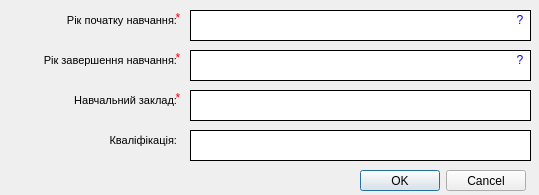
<?xml version="1.0" encoding="UTF-8"?>
<ui version="4.0">
 <class>AddPlaceOfLearning</class>
 <widget class="QMainWindow" name="AddPlaceOfLearning">
  <property name="geometry">
   <rect>
    <x>0</x>
    <y>0</y>
    <width>539</width>
    <height>195</height>
   </rect>
  </property>
  <property name="windowTitle">
   <string>MainWindow</string>
  </property>
  <widget class="QWidget" name="centralwidget">
   <widget class="QTextBrowser" name="textBrowser_6">
    <property name="geometry">
     <rect>
      <x>10</x>
      <y>50</y>
      <width>171</width>
      <height>31</height>
     </rect>
    </property>
    <property name="styleSheet">
     <string notr="true">background-color: rgba(255, 255, 255, 0);
border:none;</string>
    </property>
    <property name="html">
     <string>&lt;!DOCTYPE HTML PUBLIC &quot;-//W3C//DTD HTML 4.0//EN&quot; &quot;http://www.w3.org/TR/REC-html40/strict.dtd&quot;&gt;
&lt;html&gt;&lt;head&gt;&lt;meta name=&quot;qrichtext&quot; content=&quot;1&quot; /&gt;&lt;style type=&quot;text/css&quot;&gt;
p, li { white-space: pre-wrap; }
&lt;/style&gt;&lt;/head&gt;&lt;body style=&quot; font-family:'MS Shell Dlg 2'; font-size:8.25pt; font-weight:400; font-style:normal;&quot;&gt;
&lt;p align=&quot;right&quot; style=&quot; margin-top:0px; margin-bottom:0px; margin-left:0px; margin-right:0px; -qt-block-indent:0; text-indent:0px;&quot;&gt;&lt;span style=&quot; font-size:8pt;&quot;&gt;Рік завершення навчання:&lt;/span&gt;&lt;/p&gt;&lt;/body&gt;&lt;/html&gt;</string>
    </property>
   </widget>
   <widget class="QTextEdit" name="DateS">
    <property name="geometry">
     <rect>
      <x>190</x>
      <y>10</y>
      <width>341</width>
      <height>31</height>
     </rect>
    </property>
    <property name="styleSheet">
     <string notr="true">border: 1px solid black;</string>
    </property>
   </widget>
   <widget class="QLabel" name="label">
    <property name="geometry">
     <rect>
      <x>510</x>
      <y>10</y>
      <width>20</width>
      <height>20</height>
     </rect>
    </property>
    <property name="toolTip">
     <string>&lt;html&gt;&lt;head/&gt;&lt;body&gt;&lt;p&gt;&lt;span style=&quot; color:#000000;&quot;&gt;Правильна форма написання дати: YYYY.MM&lt;/span&gt;&lt;/p&gt;&lt;/body&gt;&lt;/html&gt;</string>
    </property>
    <property name="text">
     <string>&lt;html&gt;&lt;head/&gt;&lt;body&gt;&lt;p align=&quot;center&quot;&gt;&lt;span style=&quot; color:#0000ff;&quot;&gt;?&lt;/span&gt;&lt;/p&gt;&lt;/body&gt;&lt;/html&gt;</string>
    </property>
   </widget>
   <widget class="QTextBrowser" name="textBrowser_5">
    <property name="geometry">
     <rect>
      <x>10</x>
      <y>10</y>
      <width>171</width>
      <height>31</height>
     </rect>
    </property>
    <property name="styleSheet">
     <string notr="true">background-color: rgba(255, 255, 255, 0);
border:none;</string>
    </property>
    <property name="html">
     <string>&lt;!DOCTYPE HTML PUBLIC &quot;-//W3C//DTD HTML 4.0//EN&quot; &quot;http://www.w3.org/TR/REC-html40/strict.dtd&quot;&gt;
&lt;html&gt;&lt;head&gt;&lt;meta name=&quot;qrichtext&quot; content=&quot;1&quot; /&gt;&lt;style type=&quot;text/css&quot;&gt;
p, li { white-space: pre-wrap; }
&lt;/style&gt;&lt;/head&gt;&lt;body style=&quot; font-family:'MS Shell Dlg 2'; font-size:8.25pt; font-weight:400; font-style:normal;&quot;&gt;
&lt;p align=&quot;right&quot; style=&quot; margin-top:0px; margin-bottom:0px; margin-left:0px; margin-right:0px; -qt-block-indent:0; text-indent:0px;&quot;&gt;&lt;span style=&quot; font-size:8pt;&quot;&gt;Рік початку навчання:&lt;/span&gt;&lt;/p&gt;&lt;/body&gt;&lt;/html&gt;</string>
    </property>
   </widget>
   <widget class="QLabel" name="label_2">
    <property name="geometry">
     <rect>
      <x>510</x>
      <y>50</y>
      <width>20</width>
      <height>20</height>
     </rect>
    </property>
    <property name="toolTip">
     <string>&lt;html&gt;&lt;head/&gt;&lt;body&gt;&lt;p&gt;&lt;span style=&quot; color:#000000;&quot;&gt;Правильна форма написання дати: YYYY.MM&lt;/span&gt;&lt;/p&gt;&lt;/body&gt;&lt;/html&gt;</string>
    </property>
    <property name="text">
     <string>&lt;html&gt;&lt;head/&gt;&lt;body&gt;&lt;p align=&quot;center&quot;&gt;&lt;span style=&quot; color:#0000ff;&quot;&gt;?&lt;/span&gt;&lt;/p&gt;&lt;/body&gt;&lt;/html&gt;</string>
    </property>
   </widget>
   <widget class="QTextEdit" name="DateE">
    <property name="geometry">
     <rect>
      <x>190</x>
      <y>50</y>
      <width>341</width>
      <height>31</height>
     </rect>
    </property>
    <property name="styleSheet">
     <string notr="true">border: 1px solid black;</string>
    </property>
   </widget>
   <widget class="QLabel" name="label_4">
    <property name="geometry">
     <rect>
      <x>170</x>
      <y>10</y>
      <width>16</width>
      <height>16</height>
     </rect>
    </property>
    <property name="toolTip">
     <string>&lt;html&gt;&lt;head/&gt;&lt;body&gt;&lt;p&gt;Поле обов'язково для введення&lt;/p&gt;&lt;/body&gt;&lt;/html&gt;</string>
    </property>
    <property name="styleSheet">
     <string notr="true">QLabel{
	color: rgb(255, 0, 0);
}
QToolTip{
	border: 2px solid darkkhaki; 
	padding: 5px; 
	border-radius: 1px;
}</string>
    </property>
    <property name="text">
     <string>&lt;html&gt;&lt;head/&gt;&lt;body&gt;&lt;p align=&quot;center&quot;&gt;*&lt;/p&gt;&lt;/body&gt;&lt;/html&gt;</string>
    </property>
   </widget>
   <widget class="QLabel" name="label_5">
    <property name="geometry">
     <rect>
      <x>170</x>
      <y>50</y>
      <width>16</width>
      <height>16</height>
     </rect>
    </property>
    <property name="toolTip">
     <string>&lt;html&gt;&lt;head/&gt;&lt;body&gt;&lt;p&gt;Поле обов'язково для введення&lt;/p&gt;&lt;/body&gt;&lt;/html&gt;</string>
    </property>
    <property name="styleSheet">
     <string notr="true">QLabel{
	color: rgb(255, 0, 0);
}
QToolTip{
	border: 2px solid darkkhaki; 
	padding: 5px; 
	border-radius: 1px;
}</string>
    </property>
    <property name="text">
     <string>&lt;html&gt;&lt;head/&gt;&lt;body&gt;&lt;p align=&quot;center&quot;&gt;*&lt;/p&gt;&lt;/body&gt;&lt;/html&gt;</string>
    </property>
   </widget>
   <widget class="QTextEdit" name="School">
    <property name="geometry">
     <rect>
      <x>190</x>
      <y>90</y>
      <width>341</width>
      <height>31</height>
     </rect>
    </property>
    <property name="styleSheet">
     <string notr="true">border: 1px solid black;</string>
    </property>
   </widget>
   <widget class="QTextBrowser" name="textBrowser_7">
    <property name="geometry">
     <rect>
      <x>10</x>
      <y>90</y>
      <width>171</width>
      <height>31</height>
     </rect>
    </property>
    <property name="styleSheet">
     <string notr="true">background-color: rgba(255, 255, 255, 0);
border:none;</string>
    </property>
    <property name="html">
     <string>&lt;!DOCTYPE HTML PUBLIC &quot;-//W3C//DTD HTML 4.0//EN&quot; &quot;http://www.w3.org/TR/REC-html40/strict.dtd&quot;&gt;
&lt;html&gt;&lt;head&gt;&lt;meta name=&quot;qrichtext&quot; content=&quot;1&quot; /&gt;&lt;style type=&quot;text/css&quot;&gt;
p, li { white-space: pre-wrap; }
&lt;/style&gt;&lt;/head&gt;&lt;body style=&quot; font-family:'MS Shell Dlg 2'; font-size:8.25pt; font-weight:400; font-style:normal;&quot;&gt;
&lt;p align=&quot;right&quot; style=&quot; margin-top:0px; margin-bottom:0px; margin-left:0px; margin-right:0px; -qt-block-indent:0; text-indent:0px;&quot;&gt;&lt;span style=&quot; font-size:8pt;&quot;&gt;Навчальний заклад:&lt;/span&gt;&lt;/p&gt;&lt;/body&gt;&lt;/html&gt;</string>
    </property>
   </widget>
   <widget class="QTextBrowser" name="textBrowser_8">
    <property name="geometry">
     <rect>
      <x>10</x>
      <y>130</y>
      <width>171</width>
      <height>31</height>
     </rect>
    </property>
    <property name="styleSheet">
     <string notr="true">background-color: rgba(255, 255, 255, 0);
border:none;</string>
    </property>
    <property name="html">
     <string>&lt;!DOCTYPE HTML PUBLIC &quot;-//W3C//DTD HTML 4.0//EN&quot; &quot;http://www.w3.org/TR/REC-html40/strict.dtd&quot;&gt;
&lt;html&gt;&lt;head&gt;&lt;meta name=&quot;qrichtext&quot; content=&quot;1&quot; /&gt;&lt;style type=&quot;text/css&quot;&gt;
p, li { white-space: pre-wrap; }
&lt;/style&gt;&lt;/head&gt;&lt;body style=&quot; font-family:'MS Shell Dlg 2'; font-size:8.25pt; font-weight:400; font-style:normal;&quot;&gt;
&lt;p align=&quot;right&quot; style=&quot; margin-top:0px; margin-bottom:0px; margin-left:0px; margin-right:0px; -qt-block-indent:0; text-indent:0px;&quot;&gt;&lt;span style=&quot; font-size:8pt;&quot;&gt;Кваліфікація:&lt;/span&gt;&lt;/p&gt;&lt;/body&gt;&lt;/html&gt;</string>
    </property>
   </widget>
   <widget class="QTextEdit" name="Qualification">
    <property name="geometry">
     <rect>
      <x>190</x>
      <y>130</y>
      <width>341</width>
      <height>31</height>
     </rect>
    </property>
    <property name="styleSheet">
     <string notr="true">border: 1px solid black;</string>
    </property>
   </widget>
   <widget class="QLabel" name="label_6">
    <property name="geometry">
     <rect>
      <x>170</x>
      <y>90</y>
      <width>16</width>
      <height>16</height>
     </rect>
    </property>
    <property name="toolTip">
     <string>&lt;html&gt;&lt;head/&gt;&lt;body&gt;&lt;p&gt;Поле обов'язково для введення&lt;/p&gt;&lt;/body&gt;&lt;/html&gt;</string>
    </property>
    <property name="styleSheet">
     <string notr="true">QLabel{
	color: rgb(255, 0, 0);
}
QToolTip{
	border: 2px solid darkkhaki; 
	padding: 5px; 
	border-radius: 1px;
}</string>
    </property>
    <property name="text">
     <string>&lt;html&gt;&lt;head/&gt;&lt;body&gt;&lt;p align=&quot;center&quot;&gt;*&lt;/p&gt;&lt;/body&gt;&lt;/html&gt;</string>
    </property>
   </widget>
   <widget class="QLabel" name="label_3">
    <property name="geometry">
     <rect>
      <x>510</x>
      <y>50</y>
      <width>20</width>
      <height>20</height>
     </rect>
    </property>
    <property name="toolTip">
     <string>&lt;html&gt;&lt;head/&gt;&lt;body&gt;&lt;p&gt;&lt;span style=&quot; color:#000000;&quot;&gt;Правильна форма написання дати: YYYY.MM&lt;/span&gt;&lt;/p&gt;&lt;/body&gt;&lt;/html&gt;</string>
    </property>
    <property name="text">
     <string>&lt;html&gt;&lt;head/&gt;&lt;body&gt;&lt;p align=&quot;center&quot;&gt;&lt;span style=&quot; color:#0000ff;&quot;&gt;?&lt;/span&gt;&lt;/p&gt;&lt;/body&gt;&lt;/html&gt;</string>
    </property>
   </widget>
   <widget class="QDialogButtonBox" name="buttonBox">
    <property name="geometry">
     <rect>
      <x>360</x>
      <y>170</y>
      <width>166</width>
      <height>21</height>
     </rect>
    </property>
    <property name="standardButtons">
     <set>QDialogButtonBox::Cancel|QDialogButtonBox::Ok</set>
    </property>
   </widget>
  </widget>
 </widget>
 <tabstops>
  <tabstop>DateS</tabstop>
  <tabstop>DateE</tabstop>
  <tabstop>School</tabstop>
  <tabstop>Qualification</tabstop>
  <tabstop>textBrowser_5</tabstop>
  <tabstop>textBrowser_6</tabstop>
  <tabstop>textBrowser_7</tabstop>
  <tabstop>textBrowser_8</tabstop>
 </tabstops>
 <resources/>
 <connections/>
</ui>
